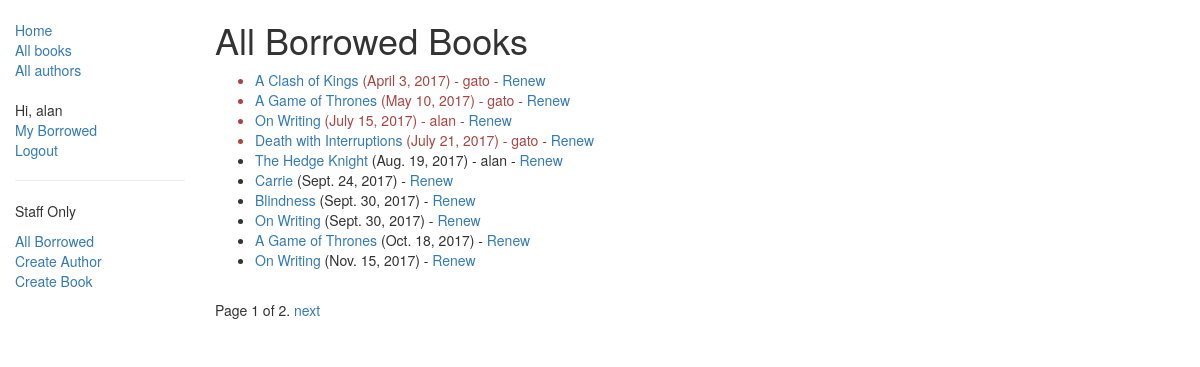
The page /catalog/borrowed/ (signed in) on the database as committed earlier.
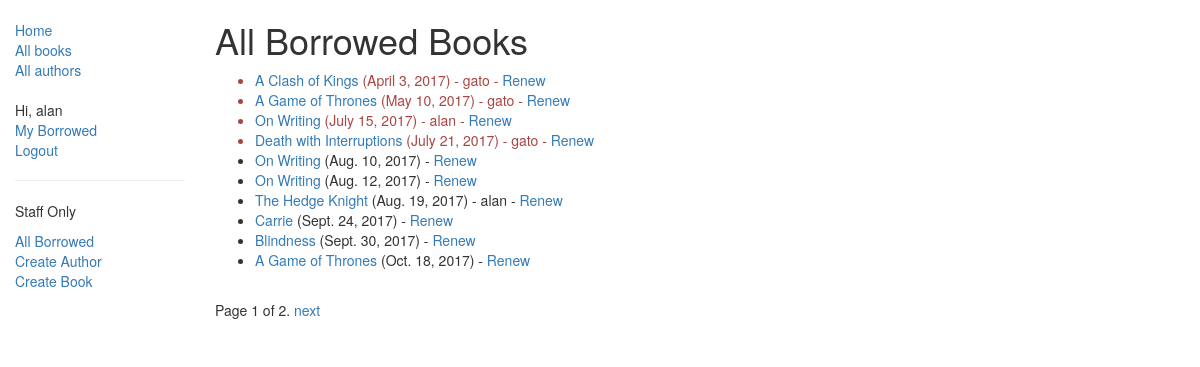
The same page on the database as committed later.
### catalog/models.py (models this page shows, shortened)
class BookInstance(models.Model):
    id = models.UUIDField(primary_key=True, default=uuid.uuid4, help_text="Unique ID for this particular book across whole library")
    book = models.ForeignKey('Book', on_delete=models.SET_NULL, null=True)
    imprint = models.CharField(max_length=200)
    due_back = models.DateField(null=True, blank=True)
    borrower = models.ForeignKey(User, on_delete=models.SET_NULL, null=True, blank=True)
    LOAN_STATUS = (
        ('d', 'Maintenance'),
        ('o', 'On loan'),
        ('a', 'Available'),
        ('r', 'Reserved'),
    )
    status = models.CharField(max_length=1, choices=LOAN_STATUS, blank=True, default='d', help_text='Book availability')
    class Meta:
        ordering = ["due_back"]
        permissions = (("can_mark_returned", "Set book as returned"),)
    @property
    def is_overdue(self):
        if self.due_back and date.today() > self.due_back:
            return True
        return False

class Book(models.Model):
    title = models.CharField(max_length=200)
    author = models.ForeignKey('Author', on_delete=models.SET_NULL, null=True)
    summary = models.TextField(max_length=1000, help_text="Enter a brief description of the book")
    isbn = models.CharField('ISBN',max_length=13, help_text='13 Character <a href="https://www.isbn-international.org/content/what-isbn">ISBN number</a>')
    genre = models.ManyToManyField(Genre, help_text="Select a genre for this book")
    language = models.ForeignKey(Language, on_delete=models.SET_NULL, null=True)
    def display_genre(self):
        """
        Creates a string for the Genre. This is required to display genre in Admin.
        """
        return ', '.join([ genre.name for genre in self.genre.all()[:3] ])
    display_genre.short_description = 'Genre'

### catalog/views.py (the view)
class AllBorrowedBooksListView(PermissionRequiredMixin, generic.ListView):
    permission_required = 'catalog.can_mark_returned'
    model = BookInstance
    template_name ='catalog/bookinstance_all_borrowed_books.html'
    paginate_by = 10
    def get_queryset(self):
        return BookInstance.objects.filter(status__exact='o').order_by('due_back')

### catalog/templates/catalog/bookinstance_all_borrowed_books.html
{% extends "base_generic.html" %}
{% block content %}
    <h1>All Borrowed Books</h1>
    {% if bookinstance_list %}
    <ul>
      {% for bookinst in bookinstance_list %}
      <li class="{% if bookinst.is_overdue %}text-danger{% endif %}">
        <a href="{% url 'book-detail' bookinst.book.pk %}">{{bookinst.book.title}}</a> ({{ bookinst.due_back }})
        {% if bookinst.borrower %}  - {{ bookinst.borrower }} {% endif %}
        {% if perms.catalog.can_mark_returned %}- <a href="{% url 'renew-book-librarian' bookinst.id %}">Renew</a>  {% endif %}
      </li>
      {% endfor %}
    </ul>
    {% else %}
      <p>There are no books borrowed.</p>
    {% endif %}
{% endblock %}

### catalog/templates/base_generic.html (shortened to what this page needs)
<!DOCTYPE html>
<html lang="en">
<head>
  <link rel="stylesheet" href="https://maxcdn.bootstrapcdn.com/bootstrap/3.3.7/css/bootstrap.min.css">
  {% load static %}
  <link rel="stylesheet" href="{% static 'css/styles.css' %}">
</head>
<body>
  <div class="container-fluid">
    <div class="row">
      <div class="col-sm-2">
      {% block sidebar %}
      <ul class="sidebar-nav">
          <li><a href="{% url 'index' %}">Home</a></li>
          <li><a href="{% url 'books' %}">All books</a></li>
          <li><a href="{% url 'authors' %}">All authors</a></li>
      </ul>
      <ul class="sidebar-nav">
          {% if user.is_authenticated %}
          <li>Hi, {{ user.get_username }}</li>
          <li><a href="{% url 'my-borrowed' %}">My Borrowed</a></li>
          <li><a href="{% url 'logout'%}?next={{request.path}}">Logout</a></li>
          {% else %}
          <li><a href="{% url 'login'%}?next={{request.path}}">Login</a></li>
          {% endif %}
      </ul>
      {% if perms.catalog.can_mark_returned %}
      <ul class="sidebar-nav">
          <hr>
          <li style="margin-bottom:10px">Staff Only</li>
          <li><a href="{% url 'all-borrowed' %}">All Borrowed</a></li>
          <li><a href="{% url 'author_create' %}">Create Author</a></li>
          <li><a href="{% url 'book_create' %}">Create Book</a></li>
      </ul>
      {% endif %}
      {% endblock %}
      </div>
      <div class="col-sm-10 ">
      {% block content %}{% endblock %}
      {% block pagination %}
        {% if is_paginated %}
            <div class="pagination">
                <span class="page-links">
                    <span class="page-current">
                        Page {{ page_obj.number }} of {{ page_obj.paginator.num_pages }}.
                    </span>
                    {% if page_obj.has_next %}
                        <a href="{{ request.path }}?page={{ page_obj.next_page_number }}">next</a>
                    {% endif %}
                </span>
            </div>
        {% endif %}
      {% endblock %}
      </div>
    </div>
  </div>
</body>
</html>

### catalog/static/css/styles.css (style rules this page uses)
.sidebar-nav { margin-top: 20px; padding: 0; list-style: none; }

Rows that differ between the two databases and show on the page:
changed BookInstance: due_back "Sept. 30, 2017" → "Aug. 10, 2017"; moves up the list
changed BookInstance: due_back "Nov. 15, 2017" → "Aug. 12, 2017"; moves up the list
